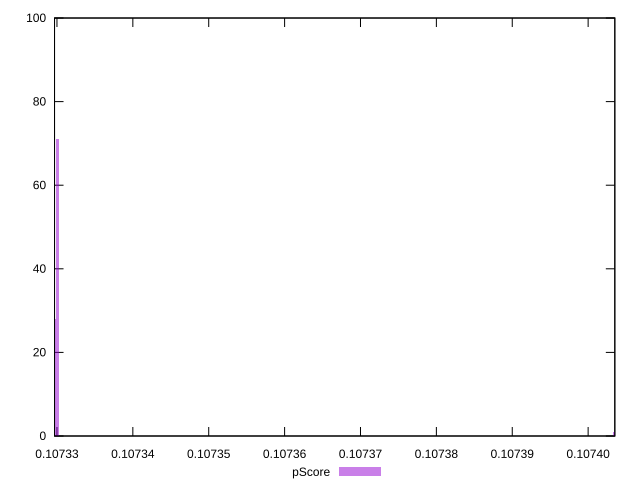

Here is the gnuplot script that generated this plot:
reset

$pScore <<EOF
0.1074034332595484 1
0.1073300537133503 71
0.10732969750196099 28
EOF

set key outside below
set boxwidth 3.5621138931117555e-7
set xrange [0.10732967930565729:0.10740351768320722]
set yrange [0:100]
set trange [0:100]
set style fill transparent solid 0.5 noborder
set terminal svg size 640, 490 enhanced background rgb 'white'
set output "report_00016_2021-02-10T13-31-48.338Z/uses-long-cache-ttl/samples/pages+cached+noadtech+nomedia/pScore/histogram.svg"

plot $pScore title "pScore" with boxes

reset
